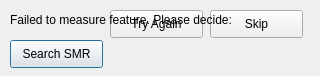
<?xml version="1.0" encoding="UTF-8"?>
<ui version="4.0">
 <class>MeasureBehaviorDialog</class>
 <widget class="QDialog" name="MeasureBehaviorDialog">
  <property name="geometry">
   <rect>
    <x>0</x>
    <y>0</y>
    <width>320</width>
    <height>76</height>
   </rect>
  </property>
  <property name="sizePolicy">
   <sizepolicy hsizetype="Preferred" vsizetype="Preferred">
    <horstretch>0</horstretch>
    <verstretch>0</verstretch>
   </sizepolicy>
  </property>
  <property name="windowTitle">
   <string>Measure Behavior</string>
  </property>
  <property name="modal">
   <bool>true</bool>
  </property>
  <widget class="QPushButton" name="pushButton_searchSMR">
   <property name="geometry">
    <rect>
     <x>10</x>
     <y>40</y>
     <width>93</width>
     <height>28</height>
    </rect>
   </property>
   <property name="text">
    <string>Search SMR</string>
   </property>
  </widget>
  <widget class="QPushButton" name="pushButton_tryAgain">
   <property name="geometry">
    <rect>
     <x>110</x>
     <y>10</y>
     <width>93</width>
     <height>28</height>
    </rect>
   </property>
   <property name="text">
    <string>Try Again</string>
   </property>
  </widget>
  <widget class="QPushButton" name="pushButton_skip">
   <property name="geometry">
    <rect>
     <x>210</x>
     <y>10</y>
     <width>93</width>
     <height>28</height>
    </rect>
   </property>
   <property name="text">
    <string>Skip</string>
   </property>
  </widget>
  <widget class="QLabel" name="label_message">
   <property name="geometry">
    <rect>
     <x>10</x>
     <y>10</y>
     <width>291</width>
     <height>20</height>
    </rect>
   </property>
   <property name="text">
    <string>Failed to measure feature. Please decide:</string>
   </property>
  </widget>
 </widget>
 <resources/>
 <connections/>
</ui>
